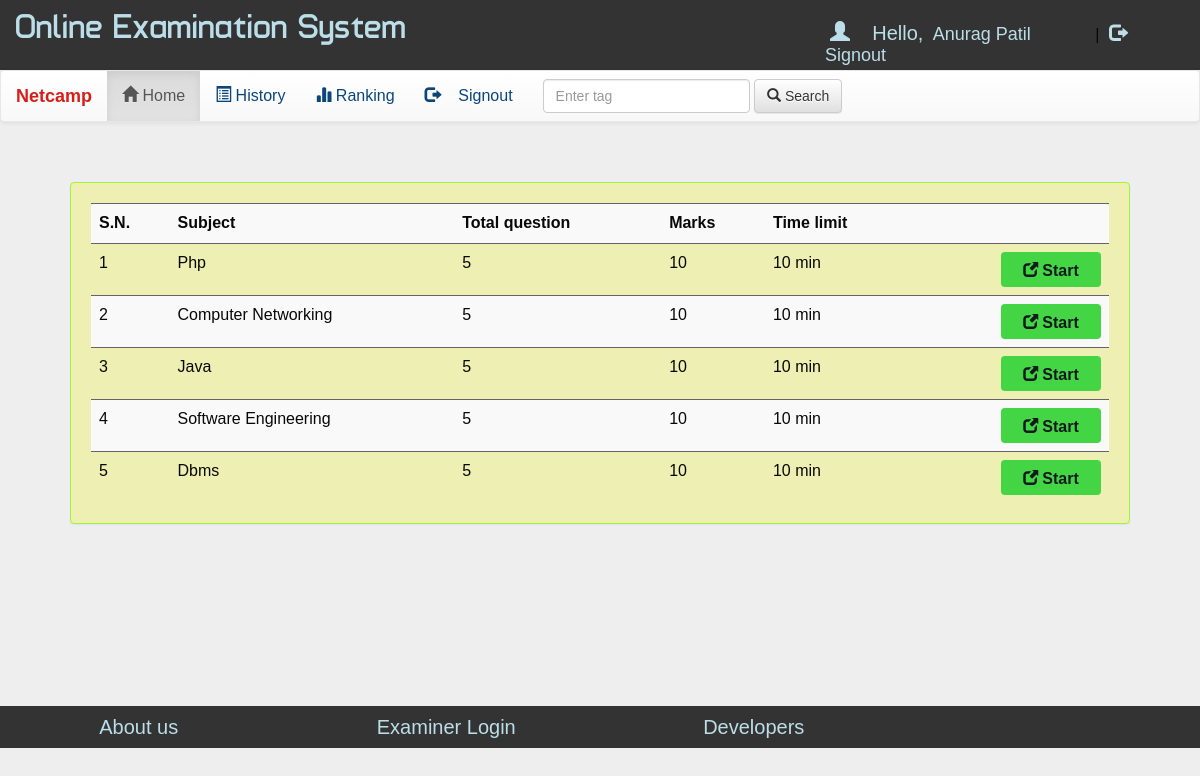
Page /account.php?q=1 (signed in) on the committed database.
### tables this page shows
CREATE TABLE `exam` (
  `eid` text NOT NULL,
  `title` varchar(100) NOT NULL,
  `right` int(11) NOT NULL,
  `wrong` int(11) NOT NULL,
  `total` int(11) NOT NULL,
  `time` bigint(20) NOT NULL,
  `intro` text NOT NULL,
  `tag` varchar(100) NOT NULL,
  `date` timestamp NOT NULL DEFAULT CURRENT_TIMESTAMP ON UPDATE CURRENT_TIMESTAMP
);

### account.php (the view, shortened to what this page needs)
<!DOCTYPE html PUBLIC "-//W3C//DTD XHTML 1.0 Transitional//EN" "http://www.w3.org/TR/xhtml1/DTD/xhtml1-transitional.dtd">
<html xmlns="http://www.w3.org/1999/xhtml">
<head>
<link  rel="stylesheet" href="css/bootstrap.min.css"/>
 <link  rel="stylesheet" href="css/bootstrap-theme.min.css"/>
 <link rel="stylesheet" href="css/mains.css">
 <link  rel="stylesheet" href="css/font.css">
</head>
<body>
<div class="header">
<div class="row">
<div class="col-lg-6">
<span class="logo">Online Examination System</span></div>
<div class="col-md-4 col-md-offset-2">
 <?php
 include_once 'dbConnection.php';
  if(!(isset($_SESSION['email']))){
header("location:index.php");
}
else
{
$name = $_SESSION['name'];
$email=$_SESSION['email'];
echo '<span class="pull-right top title1" ><span class="log1"><span class="glyphicon glyphicon-user" aria-hidden="true"></span>&nbsp;&nbsp;&nbsp;&nbsp;Hello,</span> <a href="account.php?q=1" class="log log1">'.$name.'</a>&nbsp;|&nbsp;<a href="logout.php?q=account.php" class="log"><span class="glyphicon glyphicon-log-out" aria-hidden="true"></span>&nbsp;Signout</button></a></span>';
}?>
</div>
</div></div>
<div class="bg">
<nav class="navbar navbar-default title1">
  <div class="container-fluid">
    <div class="navbar-header">
      <a class="navbar-brand" href="#"><b>Netcamp</b></a>
    </div>
    <div class="collapse navbar-collapse" id="bs-example-navbar-collapse-1">
      <ul class="nav navbar-nav">
        <li <?php if(@$_GET['q']==1) echo'class="active"'; ?> ><a href="account.php?q=1"><span class="glyphicon glyphicon-home" aria-hidden="true"></span>&nbsp;Home<span class="sr-only">(current)</span></a></li>
        <li <?php if(@$_GET['q']==2) echo'class="active"'; ?>><a href="account.php?q=2"><span class="glyphicon glyphicon-list-alt" aria-hidden="true"></span>&nbsp;History</a></li>
		<li <?php if(@$_GET['q']==3) echo'class="active"'; ?>><a href="account.php?q=3"><span class="glyphicon glyphicon-stats" aria-hidden="true"></span>&nbsp;Ranking</a></li>
		<li class="pull-right"> <a href="logout.php?q=account.php"><span class="glyphicon glyphicon-log-out" aria-hidden="true"></span>&nbsp;&nbsp;&nbsp;&nbsp;Signout</a></li>
		</ul>
            <form class="navbar-form navbar-left" role="search">
        <div class="form-group">
          <input type="text" class="form-control" placeholder="Enter tag ">
        </div>
        <button type="submit" class="btn btn-default"><span class="glyphicon glyphicon-search" aria-hidden="true"></span>&nbsp;Search</button>
      </form>
      </div>
  </div>
</nav>
<div class="container">
<div class="row">
<div class="col-md-12">
<?php if(@$_GET['q']==1) {
$result = mysqli_query($con,"SELECT * FROM exam ORDER BY date DESC") or die('Error');
echo  '<div class="panel"><div class="table-responsive"><table class="table table-striped title1">
<tr><td><b>S.N.</b></td><td><b>Subject</b></td><td><b>Total question</b></td><td><b>Marks</b></td><td><b>Time limit</b></td><td></td></tr>';
$c=1;
while($row = mysqli_fetch_array($result)) {
	$title = $row['title'];
	$total = $row['total'];
	$right = $row['right'];
    $time = $row['time'];
	$eid = $row['eid'];
$q12=mysqli_query($con,"SELECT score FROM history WHERE eid='$eid' AND email='$email'" )or die('Error98');
$rowcount=mysqli_num_rows($q12);
if($rowcount == 0){
	echo '<tr><td>'.$c++.'</td><td>'.$title.'</td><td>'.$total.'</td><td>'.$right*$total.'</td><td>'.$time.'&nbsp;min</td>
	<td><b><a href="account.php?q=exam&step=2&eid='.$eid.'&n=1&t='.$total.'" class="pull-right btn sub1" style="margin:0px;background:#43d543"><span class="glyphicon glyphicon-new-window" aria-hidden="true"></span>&nbsp;<span class="title1"><b>Start</b></span></a></b></td></tr>';
}
}
echo '</table></div></div>';
}?>
</div></div></div></div>
<div class="row footer">
<div class="col-md-3 box">
<a href="http://www.college.in" target="_blank">About us</a>
</div>
<div class="col-md-3 box">
<a href="#" data-toggle="modal" data-target="#login">Examiner Login</a></div>
<div class="col-md-3 box">
<a href="#" data-toggle="modal" data-target="#developers">Developers</a>
</div>
</body>
</html>

### css/mains.css (style rules this page uses)
body { overflow-x:hidden; width:100%; font: 15px "Century Gothic", "Times Roman", sans-serif; background: #eee; min-height:550px; background-attachment:fixed; }
.bg { height:636px; min-height:540px; }
.panel { background-color: #eff1828c; border-color:#a0f534; margin:40px; padding:20px; font: 15px "Century Gothic", "Times Roman", sans-serif; }
.header { background:#333; height:70px; }
.logo { font-family:'typo'; font-size:35px; color:#bbdee9; margin:15px; }
.title1 { font: 16px "Century Gothic", "Times Roman", sans-serif; }
.sub1 { width:90px; color:#121a20; background:#7ec9ef; font-size:15px; height:35px; margin:20px; padding:7px; width:100px; }
.footer { font-size:15px; text-align: center; border-top:1px solid; border-color:#333; background-color:#333; }
.footer a { margin:25px; color:#bbdee9; text-decoration:none; font: 20px "Century Gothic", "Times Roman", sans-serif; }
.box { padding:9px; }
.top { margin-top:20px; }
.log1 { font: 20px 'Ubuntu', sans-serif; color:#bbdee9; margin-left:10px; }
.log { margin:10px; margin-right:60px; margin-left:5px; color:#bbdee9; text-decoration:none; font-size:18px; font-size:18px; }

### rows in the picture
exam: title "Php", total "5", $right*$total "10", time "10"
exam: title "Computer Networking", total "5", $right*$total "10", time "10"
exam: title "Java", total "5", $right*$total "10", time "10"
exam: title "Software Engineering", total "5", $right*$total "10", time "10"
exam: title "Dbms", total "5", $right*$total "10", time "10"

### other values in the picture
$name "Anurag Patil"
